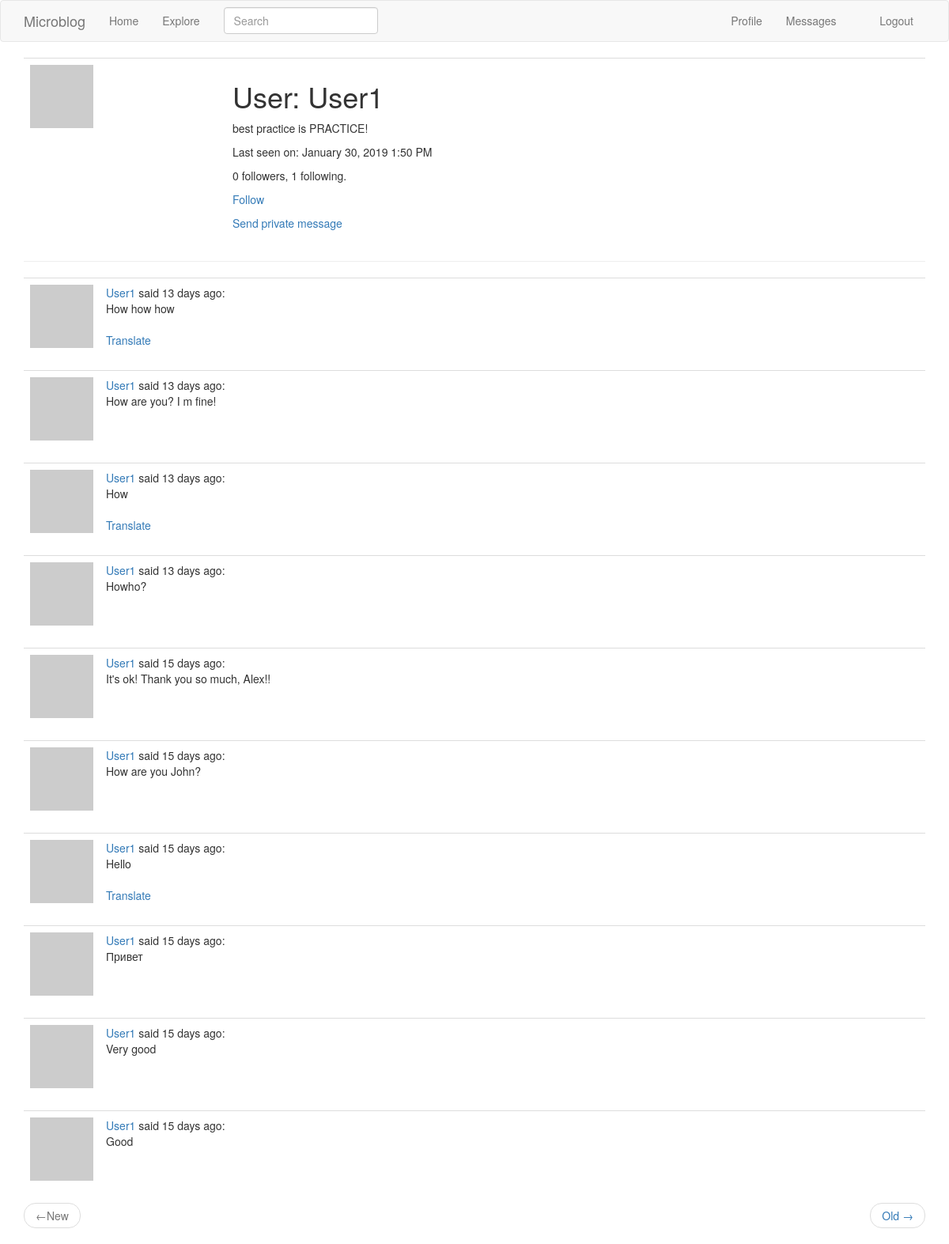
The page /user/User1 (signed in) on the database its author committed.
### app/models.py (models this page shows, shortened)
class User(UserMixin, db.Model):
    id                      = db.Column(db.Integer, primary_key=True)
    username                = db.Column(db.String(64), index=True, unique=True)
    email                   = db.Column(db.String(120), index=True, unique=True)
    password_hash           = db.Column(db.String(128))
    about_me                = db.Column(db.String(140))
    last_seen               = db.Column(db.DateTime, default=datetime.utcnow)
    last_message_read_time  = db.Column(db.DateTime)
    posts       = db.relationship('Post', backref='author', lazy='dynamic')
    followed    = db.relationship('User', secondary=followers,
                                primaryjoin=(followers.c.follower_id == id),
                                secondaryjoin=(followers.c.followed_id == id),
                                backref=db.backref('followers', lazy='dynamic'),
                                lazy='dynamic')
    messages_sent = db.relationship('Message',
                                    foreign_keys='Message.sender_id',
                                    backref='author',
                                    lazy='dynamic')
    messages_recieved = db.relationship('Message',
                                        foreign_keys='Message.recipient_id',
                                        backref='recipient',
                                        lazy='dynamic')
    notifications = db.relationship('Notification', backref='user', lazy='dynamic')
    def avatar(self, size):
        digest = md5(self.email.lower().encode('utf-8')).hexdigest()
        return 'https://www.gravatar.com/avatar/{}?d=identicon&s={}'.format(digest, size)
    def is_following(self, user):
        return self.followed.filter(followers.c.followed_id == user.id).count() > 0
    def new_messages(self):
        last_read_time = self.last_message_read_time or datetime(1900, 1, 1)
        return Message.query.filter_by(recipient=self).filter(Message.timestamp > last_read_time).count()

class SearchableMixin(object):
    @classmethod
    def before_commit(cls, session):
        session._changes = {
            'add': list(session.new),
            'update': list(session.dirty),
            'delete': list(session.deleted)
        }
    @classmethod
    def after_commit(cls, session):
        for obj in session._changes['add']:
            if isinstance(obj, SearchableMixin):
                add_to_index(obj.__tablename__, obj)
        for obj in session._changes['update']:
            if isinstance(obj, SearchableMixin):
                add_to_index(obj.__tablename__, obj)
        for obj in session._changes['delete']:
            if isinstance(obj, SearchableMixin):
                remove_from_index(obj.__tablename__, obj)
        session._changes = None

class Post(SearchableMixin, db.Model):
    __searchable__ = ['body']
    id          = db.Column(db.Integer, primary_key=True)
    body        = db.Column(db.String(140))
    timestamp   = db.Column(db.DateTime, index=True, default=datetime.utcnow)
    user_id     = db.Column(db.Integer, db.ForeignKey('user.id'))
    language    = db.Column(db.String(5))

### app/main/routes.py (the view)
@bp.route('/user/<username>')
@login_required
def user(username):
    user = User.query.filter_by(username=username).first_or_404()
    page = request.args.get('page', 1, type=int)
    posts = user.posts.order_by(Post.timestamp.desc()).paginate(page, current_app.config['POST_PER_PAGE'], False)
    next_url    = url_for('main.user', username=user.username, page=posts.next_num) if posts.has_next else None
    prev_url    = url_for('main.user', username=user.username, page=posts.prev_num) if posts.has_prev else None
    return render_template('user.html', user=user, posts=posts.items, next_url=next_url, prev_url=prev_url)

### app/main/forms.py
class SearchForm(FlaskForm):
    q = StringField(_l('Search'), validators=[DataRequired()])
    def __init__(self, *args, **kwargs):
        if 'formdata' not in kwargs:
            kwargs['formdata'] = request.args
        if 'csrf_enabled' not in kwargs:
            kwargs['csrf_enabled'] = False
        super(SearchForm, self).__init__(*args, **kwargs)

### app/main/routes.py (called while the page is built)
@bp.before_app_request
def before_request():
    if current_user.is_authenticated:
        current_user.last_seen = datetime.utcnow()
        db.session.commit()
        g.search_form = SearchForm()
    g.locale = str(get_locale())

### app/models.py (called while the page is built)
@login.user_loader
def load_user(id):
    return User.query.get(int(id))

### app/templates/user.html
{% extends "base.html" %}
{% block app_content %}
    <table class="table table-hover">
        <tr>
            <td width='256px'><img src="{{ user.avatar(128) }}" alt=""></td>
            <td>
                <h1>User: {{ user.username }}</h1>
                {% if user.about_me %}<p>{{ user.about_me }}</p>{% endif %}
                {% if user.last_seen %}<p>Last seen on: {{ moment(user.last_seen).format('LLL') }}</p>{% endif %}
                <p>{{ user.followers.count() }} followers, {{ user.followed.count() }} following.</p>
                {% if user == current_user %}
                    <p><a href="{{ url_for('main.edit_profile') }}">Edit your profile</a></p>
                {% elif not current_user.is_following(user) %}
                    <p><a href="{{ url_for('main.follow', username=user.username) }}">Follow</a></p>
                {% else %}
                    <p><a href="{{ url_for('main.unfollow', username=user.username) }}">Unfollow</a></p>
                {% endif %}
                {% if user != current_user %}
                    <p>
                        <a href="{{ url_for('main.send_message', recipient=user.username) }}">
                            {{ _('Send private message') }}
                        </a>
                    </p>
                {% endif %}
            </td>
        </tr>
    </table>
    <hr>
    {% for post in posts %}
        {% include '_post.html' %}
    {% endfor %}
    <nav aria-label="...">
        <ul class="pager">
            <li class="previous{% if not prev_url %} disabled{% endif %}">
                <a href="{{ prev_url or '#' }}">
                    <span aria-hidden="true">&larr;</span>New
                </a>
            </li>
            <li class="next{% if not next_url %} disabled{% endif %}">
                <a href="{{ next_url or '#' }}">
                    Old <span aria-hidden="true">&rarr;</span>
                </a>
            </li>
        </ul>
    </nav>
{% endblock %}

### app/templates/_post.html
<table class="table table-hover">
    <tr>
        <td width='50px'>
            <a href="{{ url_for('main.user', username=post.author.username) }}">
                <img src="{{ post.author.avatar(50) }}" />
            </a>
        </td>
        <td>
            <span class="user_popup">
                <a href="{{ url_for('main.user', username=post.author.username) }}">{{ post.author.username }}</a>
            </span>
            said {{ moment(post.timestamp).fromNow() }}:
            <br><span id="post{{ post.id }}">{{ post.body }}</span>
            {% if post.language and post.language != g.locale %}
                <br><br>
                <span id="translation{{ post.id }}">
                    <a href="javascript:translate(
                                                '#post{{ post.id }}',
                                                '#translation{{ post.id }}',
                                                '{{ post.language }}',
                                                '{{ g.locale }}');">{{ _('Translate') }}</a>
                </span>
            {% endif %}
        </td>
    </tr>
</table>

### rows shown on the page
User: username "User1", about_me "best practice is PRACTICE!", last_seen "January 30, 2019 1:50 PM"
Post: author.username "User1", timestamp "13 days ago", body "How how how"
Post: author.username "User1", timestamp "13 days ago", body "How are you? I m fine!"
Post: author.username "User1", timestamp "13 days ago", body "How"
Post: author.username "User1", timestamp "13 days ago", body "Howho?"
Post: author.username "User1", timestamp "15 days ago", body "It's ok! Thank you so much, Alex!!"
Post: author.username "User1", timestamp "15 days ago", body "How are you John?"
Post: author.username "User1", timestamp "15 days ago", body "Hello"
Post: author.username "User1", timestamp "15 days ago", body "Привет"
Post: author.username "User1", timestamp "15 days ago", body "Very good"
Post: author.username "User1", timestamp "15 days ago", body "Good"

### other values the page prints
{{ user.followers.count() }} "0"
{{ user.followed.count() }} "1"
